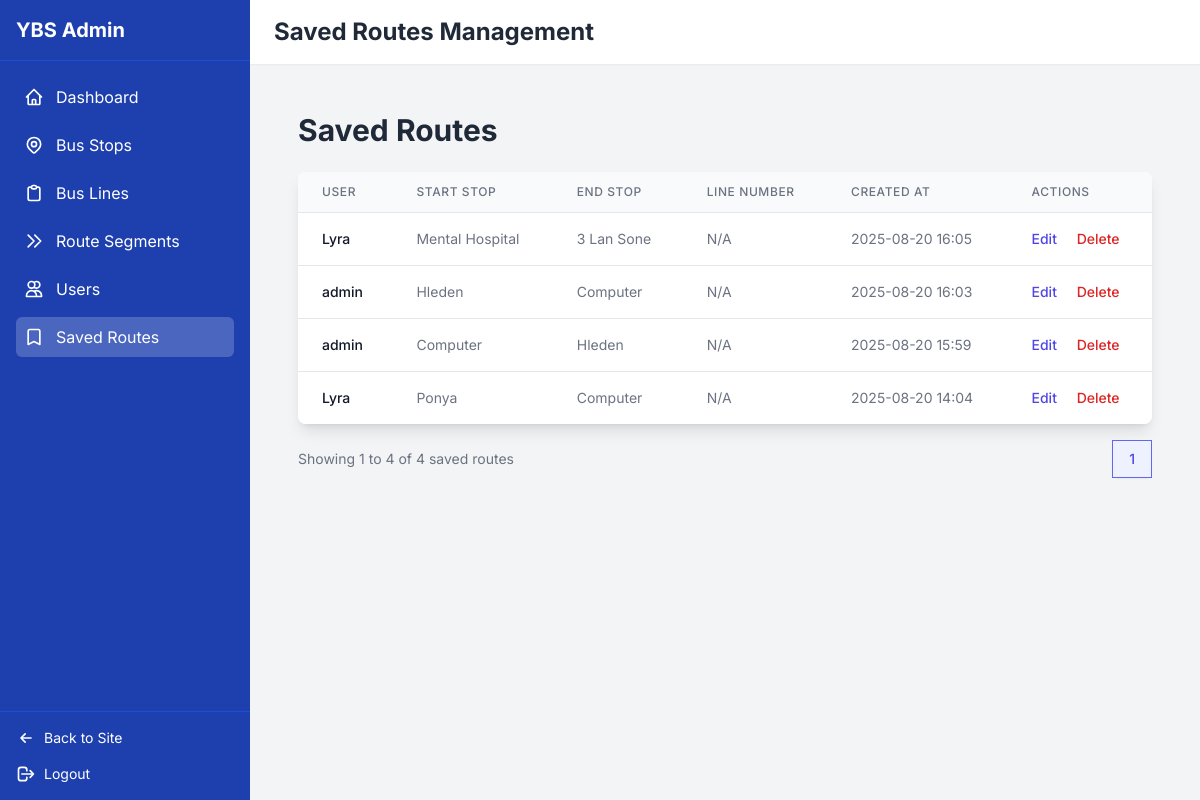
The page /admin-dashboard/saved-routes/ (signed in) on the database as committed earlier.
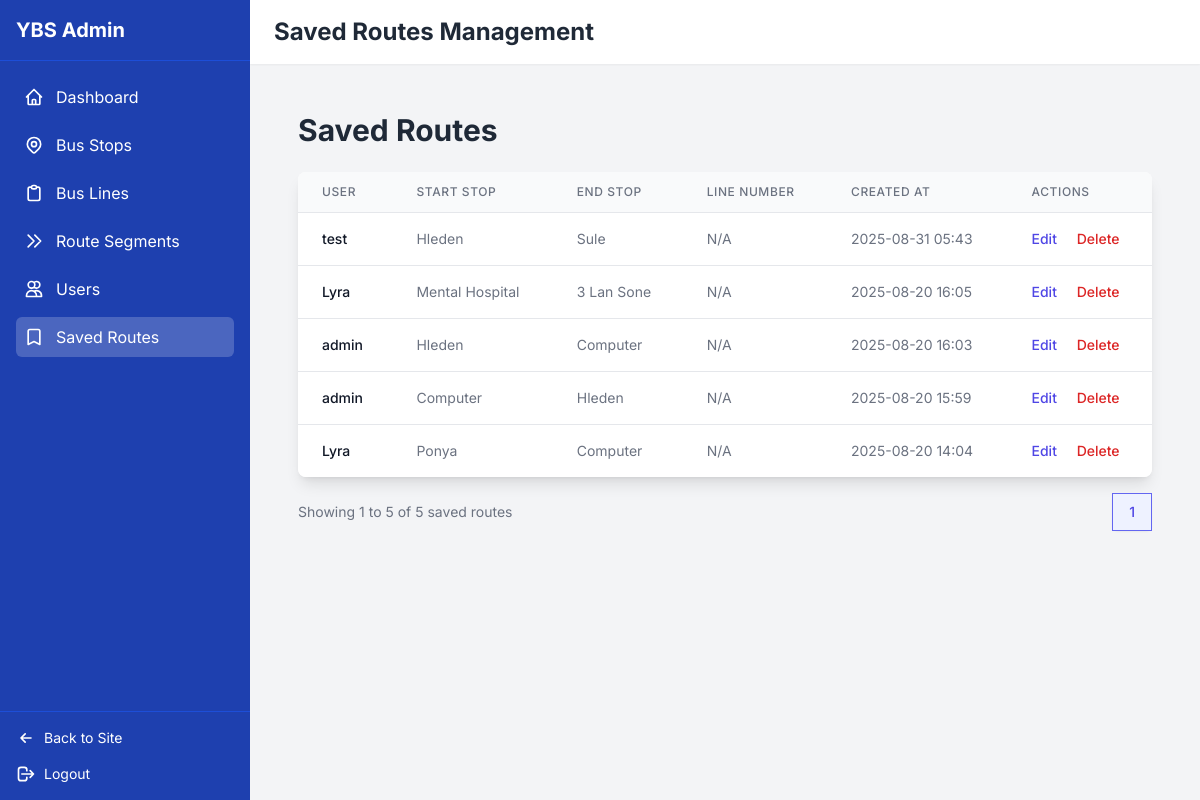
The same page on the database as committed later.
### bus_routes/models.py (models this page shows, shortened)
class SavedRoute(models.Model):
    user = models.ForeignKey(User, on_delete=models.CASCADE, related_name='saved_routes')
    start_stop = models.ForeignKey(BusStop, on_delete=models.CASCADE, related_name='routes_as_start')
    end_stop = models.ForeignKey(BusStop, on_delete=models.CASCADE, related_name='routes_as_end')
    name = models.CharField(max_length=100, blank=True, null=True)
    created_at = models.DateTimeField(auto_now_add=True)
    class Meta:
        verbose_name = "Saved Route"
        verbose_name_plural = "Saved Routes"
        ordering = ['-created_at']

class BusStop(models.Model):
    name_mm = models.CharField(max_length=255, verbose_name="Stop Name (Myanmar)")
    name_en = models.CharField(max_length=255, verbose_name="Stop Name (English)")
    road_name_mm = models.CharField(max_length=255, blank=True, null=True, verbose_name="Road Name (Myanmar)")
    road_name_en = models.CharField(max_length=255, blank=True, null=True, verbose_name="Road Name (English)")
    latitude = models.DecimalField(max_digits=9, decimal_places=6, null=True, blank=True, verbose_name="Latitude")
    longitude = models.DecimalField(max_digits=9, decimal_places=6, null=True, blank=True, verbose_name="Longitude")
    class Meta:
        verbose_name = "Bus Stop"
        verbose_name_plural = "Bus Stops"
        unique_together = (('name_mm', 'road_name_mm'), ('name_en', 'road_name_en'))

### bus_routes/views.py (the view)
# urls.py: path('admin-dashboard/saved-routes/', views.admin_saved_routes, name='admin_saved_routes'),
@user_passes_test(is_admin)
def admin_saved_routes(request):
    saved_routes_list = SavedRoute.objects.all().order_by('-created_at')
    paginator = Paginator(saved_routes_list, 20)
    page_number = request.GET.get('page')
    page_obj = paginator.get_page(page_number)
    return render(request, 'admin_saved_routes.html', {
        'active_tab': 'saved_routes',
        'saved_routes': page_obj
    })

### bus_routes/views.py (called while the page is built)
def is_admin(user):
    return user.is_authenticated and user.is_staff

### templates/admin_saved_routes.html (shortened to what this page needs)
{% extends 'admin_dashboard.html' %}
{% block header_title %}Saved Routes Management{% endblock %}
{% block content %}
    <div class="p-6">
        <h1 class="text-3xl font-bold text-gray-800 mb-6">Saved Routes</h1>
        {% if saved_routes %}
            <div class="bg-white shadow-lg rounded-lg overflow-hidden">
                <table class="min-w-full divide-y divide-gray-200">
                    <thead class="bg-gray-50">
                        <tr>
                            <th class="px-6 py-3 text-left text-xs font-medium text-gray-500 uppercase tracking-wider">User</th>
                            <th class="px-6 py-3 text-left text-xs font-medium text-gray-500 uppercase tracking-wider">Start Stop</th>
                            <th class="px-6 py-3 text-left text-xs font-medium text-gray-500 uppercase tracking-wider">End Stop</th>
                            <th class="px-6 py-3 text-left text-xs font-medium text-gray-500 uppercase tracking-wider">Line Number</th>
                            <th class="px-6 py-3 text-left text-xs font-medium text-gray-500 uppercase tracking-wider">Created At</th>
                            <th class="px-6 py-3 text-left text-xs font-medium text-gray-500 uppercase tracking-wider">Actions</th>
                        </tr>
                    </thead>
                    <tbody class="bg-white divide-y divide-gray-200">
                        {% for route in saved_routes %}
                            <tr>
                                <td class="px-6 py-4 whitespace-nowrap text-sm font-medium text-gray-900">{{ route.user.username }}</td>
                                <td class="px-6 py-4 whitespace-nowrap text-sm text-gray-500">{{ route.start_stop.name_en }}</td>
                                <td class="px-6 py-4 whitespace-nowrap text-sm text-gray-500">{{ route.end_stop.name_en }}</td>
                                <td class="px-6 py-4 whitespace-nowrap text-sm text-gray-500">{{ route.line_number|default:'N/A' }}</td>
                                <td class="px-6 py-4 whitespace-nowrap text-sm text-gray-500">{{ route.created_at|date:"Y-m-d H:i" }}</td>
                                <td class="px-6 py-4 whitespace-nowrap text-sm font-medium">
                                    <a href="{% url 'admin_saved_route_edit' route.id %}" class="text-indigo-600 hover:text-indigo-900 mr-4">Edit</a>
                                    <a href="{% url 'admin_saved_route_delete' route.id %}" class="text-red-600 hover:text-red-900" onclick="return confirm('Are you sure you want to delete this saved route?')">Delete</a>
                                </td>
                            </tr>
                        {% endfor %}
                    </tbody>
                </table>
            </div>
            <div class="mt-4 flex justify-between items-center">
                <span class="text-gray-500 text-sm">
                    Showing {{ saved_routes.start_index }} to {{ saved_routes.end_index }} of {{ saved_routes.paginator.count }} saved routes
                </span>
                <nav class="relative z-0 inline-flex rounded-md shadow-sm -space-x-px" aria-label="Pagination">
                    {% for i in saved_routes.paginator.page_range %}
                        {% if saved_routes.number == i %}
                            <a href="#" aria-current="page" class="z-10 bg-indigo-50 border-indigo-500 text-indigo-600 relative inline-flex items-center px-4 py-2 border text-sm font-medium">{{ i }}</a>
                        {% else %}
                            <a href="?page={{ i }}" class="bg-white border-gray-300 text-gray-500 hover:bg-gray-50 relative inline-flex items-center px-4 py-2 border text-sm font-medium">{{ i }}</a>
                        {% endif %}
                    {% endfor %}
                </nav>
            </div>
        {% else %}
            <p class="text-gray-500">No saved routes found.</p>
        {% endif %}
    </div>
{% endblock %}

### templates/admin_dashboard.html (shortened to what this page needs)
<!DOCTYPE html>
<html lang="en">
<head>
    {% load static %}
    <script src="https://cdn.tailwindcss.com"></script>
</head>
<body>
    <div class="flex h-screen overflow-hidden">
        <div class="sidebar bg-blue-800 text-white flex flex-col">
            <div class="p-4 border-b border-blue-700">
                <h1 class="text-xl font-bold">YBS Admin</h1>
            </div>
            <nav class="flex-1 overflow-y-auto p-4">
                <ul class="space-y-2">
                    <li>
                        <a href="{% url 'admin_dashboard' %}" class="nav-item flex items-center p-2 {% if active_tab == 'dashboard' %}active{% endif %}">
                            Dashboard
                        </a>
                    </li>
                    <li>
                        <a href="{% url 'admin_bus_stops' %}" class="nav-item flex items-center p-2 {% if active_tab == 'bus_stops' %}active{% endif %}">
                            Bus Stops
                        </a>
                    </li>
                    <li>
                        <a href="{% url 'admin_bus_lines' %}" class="nav-item flex items-center p-2 {% if active_tab == 'bus_lines' %}active{% endif %}">
                            Bus Lines
                        </a>
                    </li>
                    <li>
                        <a href="{% url 'admin_route_segments' %}" class="nav-item flex items-center p-2 {% if active_tab == 'route_segments' %}active{% endif %}">
                            <svg xmlns="http://www.w3.org/2000/svg" class="h-5 w-5 mr-3" fill="none" viewBox="0 0 24 24" stroke="currentColor">
                                <path stroke-linecap="round" stroke-linejoin="round" stroke-width="2" d="M13 5l7 7-7 7M5 5l7 7-7 7" />
                            </svg>
                            Route Segments
                        </a>
                    </li>
                    <li>
                        <a href="{% url 'admin_users' %}" class="nav-item flex items-center p-2 {% if active_tab == 'users' %}active{% endif %}">
                            <svg xmlns="http://www.w3.org/2000/svg" class="h-5 w-5 mr-3" fill="none" viewBox="0 0 24 24" stroke="currentColor">
                                <path stroke-linecap="round" stroke-linejoin="round" stroke-width="2" d="M12 4.354a4 4 0 110 5.292M15 21H3v-1a6 6 0 0112 0v1zm0 0h6v-1a6 6 0 00-9-5.197M13 7a4 4 0 11-8 0 4 4 0 018 0z" />
                            </svg>
                            Users
                        </a>
                    </li>
                    <li>
                        <a href="{% url 'admin_saved_routes' %}" class="nav-item flex items-center p-2 {% if active_tab == 'saved_routes' %}active{% endif %}">
                            <svg xmlns="http://www.w3.org/2000/svg" class="h-5 w-5 mr-3" fill="none" viewBox="0 0 24 24" stroke="currentColor">
                                <path stroke-linecap="round" stroke-linejoin="round" stroke-width="2" d="M5 5a2 2 0 012-2h10a2 2 0 012 2v16l-7-3.5L5 21V5z" />
                            </svg>
                            Saved Routes
                        </a>
                    </li>
                </ul>
            </nav>
            <div class="p-4 border-t border-blue-700">
                <a href="{% url 'home' %}" class="flex items-center text-sm">
                    <svg xmlns="http://www.w3.org/2000/svg" class="h-5 w-5 mr-2" fill="none" viewBox="0 0 24 24" stroke="currentColor">
                        <path stroke-linecap="round" stroke-linejoin="round" stroke-width="2" d="M11 17l-5-5m0 0l5-5m-5 5h12" />
                    </svg>
                    Back to Site
                </a>
                <a href="{% url 'logout' %}" class="flex items-center text-sm mt-4">
                    <svg xmlns="http://www.w3.org/2000/svg" class="h-5 w-5 mr-2" fill="none" viewBox="0 0 24 24" stroke="currentColor">
                        <path stroke-linecap="round" stroke-linejoin="round" stroke-width="2" d="M17 16l4-4m0 0l-4-4m4 4H7m6 4v1a3 3 0 01-3 3H6a3 3 0 01-3-3V7a3 3 0 013-3h4a3 3 0 013 3v1" />
                    </svg>
                    Logout
                </a>
            </div>
        </div>
        <div class="content flex-1 overflow-y-auto">
            <header class="bg-white shadow-sm">
                <div class="px-6 py-4">
                    <h1 class="text-2xl font-bold text-gray-800">{% block header_title %}Admin Dashboard{% endblock %}</h1>
                </div>
            </header>
            <main class="p-6">
                {% block content %}{% endblock %}
            </main>
        </div>
    </div>
</body>
</html>

### templates/admin_dashboard.html (style rules this page uses)
body { font-family: 'Inter', sans-serif; background-color: #f3f4f6; }
.sidebar { width: 250px; transition: all 0.3s; }
.content { transition: all 0.3s; }
.nav-item { transition: all 0.2s; border-radius: 0.375rem; }
.nav-item.active { background-color: rgba(255, 255, 255, 0.2); }

Rows that differ between the two databases and show on the page:
added SavedRoute: user.username "test", start_stop.name_en "Hleden", end_stop.name_en "Sule", line_number "N/A", created_at "2025-08-31 05:43"
Other text that changed with them:
{{ saved_routes.end_index }}: "4" → "5"
{{ saved_routes.paginator.count }}: "4" → "5"
